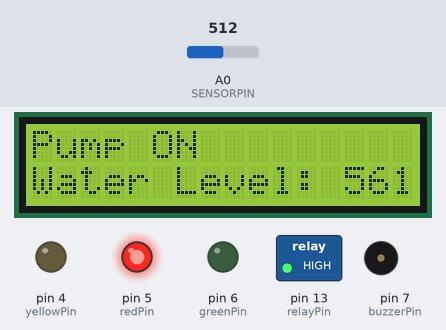
Recording of a sketch running on a simulated Arduino Uno, built with avr-gcc and run on an emulated ATmega328P. Parts: 16×2 character LCD, switched loads named in the sketch (green lamp = pin HIGH), output pins drawn as LEDs (lit = HIGH), buzzer (waves = sounding). The test bench sets the inputs (shaded band); at power-on: A0 (SENSORPIN) = 512. What the sketch prints to the serial monitor is not drawn.

Above: at 1.2 s.
1.3 s: A0 (SENSORPIN) set to 546
At 3.1 s:
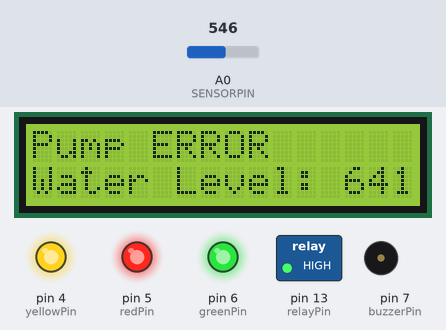
4.0 s: A0 (SENSORPIN) set to 340
At 8.9 s:
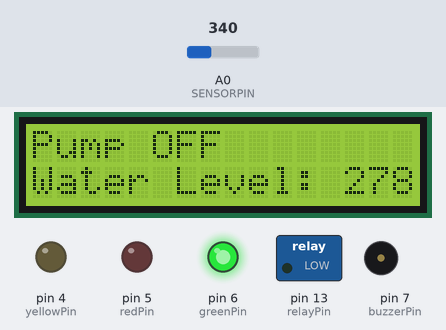
10.0 s: A0 (SENSORPIN) set to 375
At 11.0 s:
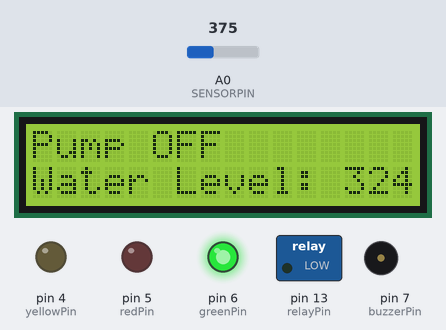
12.7 s: A0 (SENSORPIN) set to 407
At 13.7 s:
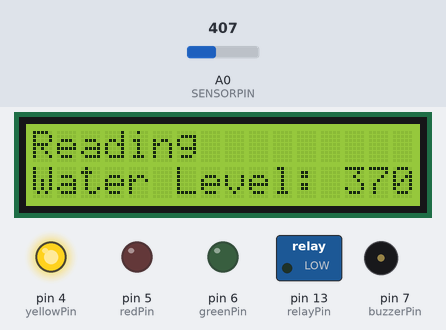
16.8 s: A0 (SENSORPIN) set to 468
At 18.2 s:
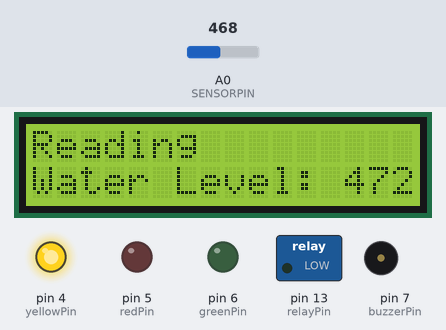
19.5 s: A0 (SENSORPIN) set to 490
At 20.2 s:
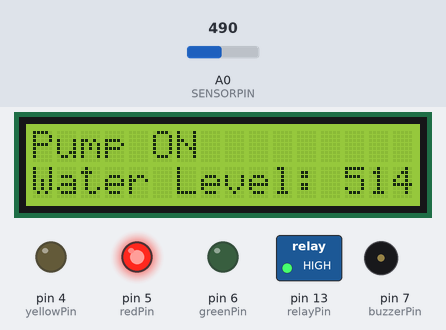
Timing chart, 0 to 22.5 s (numbered marks = the images above; inputs shaded):
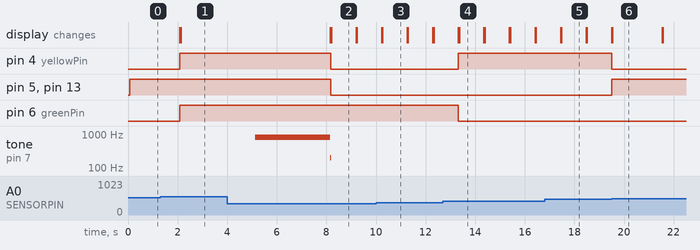

Measured:
- the behaviour switches between 529 and 530 on A0 (SENSORPIN) (found by bisection; images 0 and 1)
- the behaviour switches between 393 and 394 on A0 (SENSORPIN) (found by bisection; images 3 and 4)
- the behaviour switches between 482 and 483 on A0 (SENSORPIN) (found by bisection; images 5 and 6)
- after the input at 1.3 s, pin 4 (yellowPin), pin 6 (greenPin): LOW → HIGH after 0.80 s; the display: first differs from a run without the input after 0.83 s (image 1)
- after the input at 4.0 s, pin 4 (yellowPin), pin 5 (redPin), pin 13 (relayPin): HIGH → LOW after 4.2 s; the display: first differs from a run without the input after 4.2 s (image 2)
- after the input at 10.0 s, the display: first differs from a run without the input after 0.26 s (image 3)
- after the input at 12.7 s, pin 4 (yellowPin): LOW → HIGH after 0.62 s; pin 6 (greenPin): HIGH → LOW after 0.62 s; the display: first differs from a run without the input after 0.65 s (image 4)
- after the input at 16.8 s, the display: first differs from a run without the input after 0.67 s (image 5)
- after the input at 19.5 s, pin 4 (yellowPin): HIGH → LOW at once; pin 5 (redPin), pin 13 (relayPin): LOW → HIGH at once; the display: first differs from a run without the input at once (image 6)

The sketch:

watermonitor2.ino
```cpp
// Water Pump Project

#define SERIESRESISTOR 560
#define SENSORPIN A0
#include <Wire.h>
#include <LiquidCrystal_I2C.h>

LiquidCrystal_I2C lcd(0x27, 16, 2); // set the LCD address to 0x27 for a 16 chars and 2 line display
const int tim = 500; //the value of delay time
const int relayPin = 13; //the "s" of relay module attach to
const int redPin = 5;    // select the pin for the red LED
const int yellowPin = 4;
const int greenPin = 6;    // select the pin for the blueLED
const int buzzerPin = 7;//the buzzer pin attach to
int fre;//set the variable to store the frequence value

void setup(void) {
  Serial.begin(9600);
  pinMode(relayPin, OUTPUT); //initialize relay as an output
  pinMode(redPin, OUTPUT); //set redPin as OUTPUT
  pinMode(yellowPin, OUTPUT);
  pinMode(greenPin, OUTPUT);//set greenPin as OUTPUT
  pinMode(buzzerPin,OUTPUT);//set buzzerPin as OUTPUT
  lcd.init(); //initialize the lcd
  lcd.backlight(); //open the backlight
}

void loop(void) {
  float reading;

  reading = analogRead(SENSORPIN);
  // Serial.print("Analog reading ");
   Serial.print(reading);

  // convert the value to resistance
  reading = (1023 / reading)  - 1;
  reading = SERIESRESISTOR / reading;

  if ((reading > 500) && (reading < 600)) {
    digitalWrite(relayPin, HIGH);   // Turn the relay on (HIGH is the voltage level = 1)
    analogWrite(redPin, 255);
    analogWrite(yellowPin, 0);
    analogWrite(greenPin, 0);
    lcd.setCursor(0,0);
    lcd.print("Pump ON ");
    lcd.setCursor(0,1);
    lcd.print("Water Level: ");
    lcd.print(reading);
    noTone(7);
    delay(2000);
  }

  if (reading < 350) {
    digitalWrite(relayPin, LOW);   // Turn the relay on (HIGH is the voltage level = 1)
    analogWrite(redPin, 0);
    analogWrite(yellowPin, 0);
    analogWrite(greenPin, 255);
    lcd.setCursor(0,0);
    lcd.print("Pump OFF ");
    lcd.setCursor(0,1);
    lcd.print("Water Level: ");
    lcd.print(reading);
    noTone(7);
    delay(1000);

  }

  if ((reading < 500) && (reading > 350)) {
    analogWrite(redPin, 0);
    analogWrite(yellowPin, 255);
    analogWrite(greenPin, 0);
    lcd.setCursor(0,0);
    lcd.print("Reading ");
    lcd.setCursor(0,1);
    lcd.print("Water Level: ");
    lcd.print(reading);
    noTone(7);
    delay(1000);

  }


  if (reading > 600) {
    digitalWrite(relayPin, HIGH);   // Turn the relay on (HIGH is the voltage level = 1)
    analogWrite(redPin, 255);
    analogWrite(yellowPin, 255);
    analogWrite(greenPin, 255);
    lcd.setCursor(0,0);
    lcd.print("Pump ERROR ");
    lcd.setCursor(0,1);
    lcd.print("Water Level: ");
    lcd.print(reading);
    for(int i = 200;i <= 800;i++)   //frequence loop from 200 to 800
      {
        tone(7,i);   //in pin7 generate a tone,it frequence is i
        delay(5);    //wait for 5 milliseconds
      }

    for(int i = 800;i >= 200;i--)  //frequence loop from 800 downto 200
      {
        tone(7,i);  //in pin7 generate a tone,it frequence is i
        delay(5);  //delay 10ms
      }
  }


  lcd.clear();

}
```
